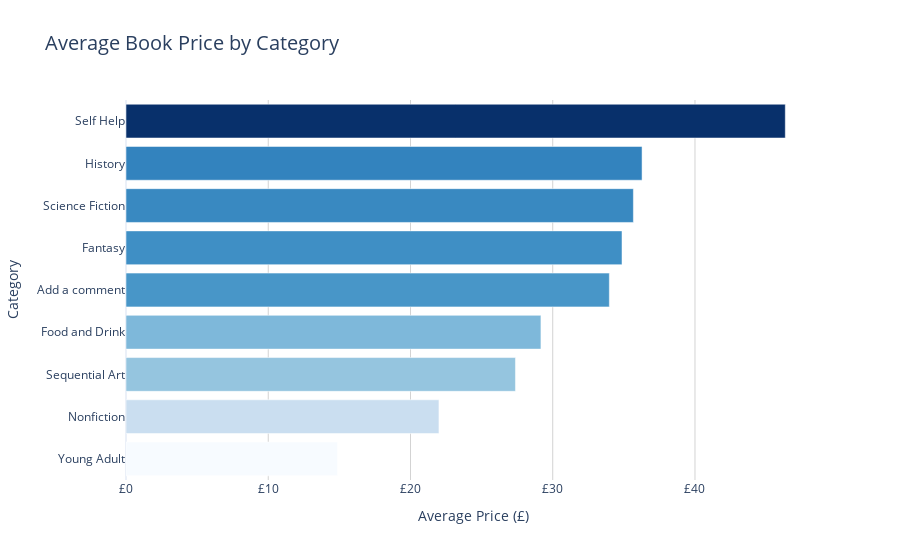

The code cell stored with this chart in its notebook:
### Markdown cell above
## Figure 3: Bar Chart ##

### Code cell
# Recalculate average price per category
avg_price_cat = df.groupby('Category')['Price (£)'].mean().sort_values(ascending=True).round(2)

# Create bar chart

fig3 = px.bar(
    x=avg_price_cat.values,
    y=avg_price_cat.index,
    orientation='h',
    title='Average Book Price by Category',
    labels={'x': 'Average Price (£)', 'y': 'Category'},
    color=avg_price_cat.values,
    color_continuous_scale='Blues',
    template='plotly_white')

# Format layout

fig3.update_layout(
    title_font_size=20,
    xaxis_tickprefix="£",
    xaxis=dict(showgrid=True, gridcolor='lightgrey'),
    yaxis=dict(tickfont=dict(size=12)),
    coloraxis_showscale=False,
    height=600)

# Add custom tooltip
fig3.update_traces(hovertemplate='Category: %{y}<br>Avg Price: £%{x:.2f}')

fig3.show()

### Figure 1 — Plotly figure (JSON) as saved in the notebook; plotly's stock layout.template omitted (floating-point values rounded to 4 significant figures)
{"data": [{"alignmentgroup": "True", "hovertemplate": "Category: %{y}<br>Avg Price: £%{x:.2f}", "legendgroup": "", "marker": {"color": [14.86, 22, 27.38, 29.17, 33.98, 34.87, 35.67, 36.28, 46.35], "coloraxis": "coloraxis", "pattern": {"shape": ""}}, "name": "", "offsetgroup": "", "orientation": "h", "showlegend": false, "textposition": "auto", "type": "bar", "x": [14.86, 22, 27.38, 29.17, 33.98, 34.87, 35.67, 36.28, 46.35], "xaxis": "x", "y": ["Young Adult", "Nonfiction", "Sequential Art", "Food and Drink", "Add a comment", "Fantasy", "Science Fiction", "History", "Self Help"], "yaxis": "y"}], "layout": {"autosize": true, "barmode": "relative", "coloraxis": {"colorbar": {"title": {"text": "color"}}, "colorscale": [[0, "rgb(247,251,255)"], [0.125, "rgb(222,235,247)"], [0.25, "rgb(198,219,239)"], [0.375, "rgb(158,202,225)"], [0.5, "rgb(107,174,214)"], [0.625, "rgb(66,146,198)"], [0.75, "rgb(33,113,181)"], [0.875, "rgb(8,81,156)"], [1, "rgb(8,48,107)"]], "showscale": false}, "legend": {"tracegroupgap": 0}, "title": {"font": {"size": 20}, "text": "Average Book Price by Category"}, "xaxis": {"anchor": "y", "autorange": true, "domain": [0, 1], "gridcolor": "lightgrey", "range": [0, 48.79], "showgrid": true, "tickprefix": "£", "title": {"text": "Average Price (£)"}, "type": "linear"}, "yaxis": {"anchor": "x", "autorange": true, "domain": [0, 1], "range": [-0.5, 8.5], "tickfont": {"size": 12}, "title": {"text": "Category"}, "type": "category"}}}
